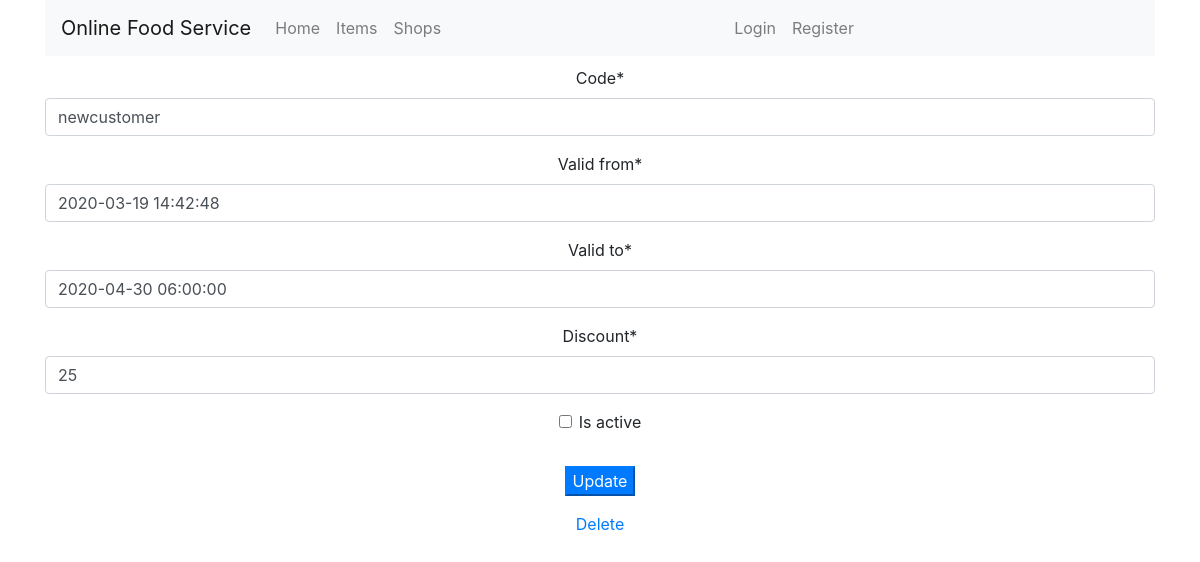
Page /promocodes/update/1/ on the committed database.
### promocodes/models.py (models this page shows, shortened)
class PromoCode(models.Model):
    code = models.CharField(
        max_length=20,
        unique=True
    )
    valid_from = models.DateTimeField()
    valid_to = models.DateTimeField()
    discount = models.IntegerField(
        validators=[MinValueValidator(0), MaxValueValidator(100)]
    )
    is_active = models.BooleanField()
    class Meta:
        verbose_name = 'Промокод'
        verbose_name_plural = 'Промокоды'

### promocodes/views.py (the view)
# urls.py: path('update/<int:pk>/', PromoUpdate.as_view(), name='promo_update'),
class PromoUpdate(UpdateView):
    template_name = 'promocodes/promocode_create.html'
    model = PromoCode
    form_class = PromoCodeForm

### promocodes/forms.py
class PromoCodeForm(forms.ModelForm):
    class Meta:
        model = PromoCode
        fields = '__all__'

### cart/context_processors.py (called while the page is built)
def cart(request):
    return {'cart': Cart(request)}

### promocodes/templates/promocodes/promocode_create.html (shortened to what this page needs)
{% extends 'shop/base.html' %}
{% load crispy_forms_tags %}
{% block body %}
    <div class="col-lg-12" style="text-align:center; padding-top: 10px">
        <div class="content-section">
            <form id="item_form" method="post"
                  enctype="multipart/form-data">
                <fieldset class="form-group">
                    {{ form|crispy }}
                </fieldset>
                <p>
                    <button type="submit" class="bit btn-primary">
                        {% if form.instance.id %}
                            Update
                        {% else %}
                            Save
                        {% endif %}
                    </button>
                </p>
            </form>
            {% if form.instance.id %}
                <a href="{% url 'promocodes:promo_delete' form.instance.id %}">
                    Delete
                </a>
            {% endif %}
        </div>
    </div>
{% endblock %}

### rows in the picture
PromoCode: code "newcustomer", valid_from "2020-03-19 14:42:48", valid_to "2020-04-30 06:00:00", discount "25"
